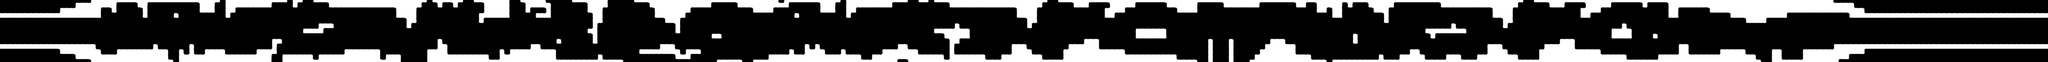

The image is a tile-based game level rendered from a .tmx file. Its description and source (layers, tilesets, objects; grid data summarised) follow:
An orthogonal 396x12 tile map with 64x64 px tiles, 1 tile layer (background) and 560 objects (spawn).

<map version="1.0" orientation="orthogonal" width="396" height="12" tilewidth="64" tileheight="64">
 <tileset firstgid="1" name="bords" tilewidth="64" tileheight="64" spacing="2" margin="2">
  <image source="bords-ipad.png" width="256" height="512" />
 </tileset>
 <layer name="background" width="396" height="12">
  <data>[4752 cells, 1996 non-empty, 13 distinct tile ids]</data>
 </layer>
 <objectgroup color="#a41d16" name="objets" width="396" height="12">
  <object name="spawn" x="194" y="325" />
 </objectgroup>
 <objectgroup name="box" width="396" height="12">
  <object x="1304" y="76">
   <polyline points="0,0 116,82" />
  </object>
  <object x="1427" y="157">
   <polyline points="0,0 22,-105" />
  </object>
  <object x="1446" y="40">
   <polyline points="0,0 243,2" />
  </object>
  <object x="1701" y="49">
   <polyline points="0,0 94,179" />
  </object>
  <object x="1799" y="230">
   <polyline points="0,0 37,-190" />
  </object>
  <object x="1216" y="613">
   <polyline points="0,0 32,20" />
  </object>
  <object x="1251" y="667">
   <polyline points="0,0 180,13" />
  </object>
  <object x="1442" y="680">
   <polyline points="0,0 11,-57" />
  </object>
  <object x="1454" y="613">
   <polyline points="0,0 619,1" />
  </object>
  <object x="1893" y="610">
   <polyline points="0,0 14,-61" />
  </object>
  <object x="1908" y="549">
   <polyline points="0,0 35,3" />
  </object>
  <object x="1943" y="552">
   <polyline points="0,0 26,79" />
  </object>
  <object x="2073" y="619">
   <polyline points="0,0 25,127" />
  </object>
  <object x="2111" y="742">
   <polyline points="0,0 28,18" />
  </object>
  <object x="2216" y="761">
   <polyline points="0,0 7,-153" />
  </object>
  <object x="2223" y="608">
   <polyline points="0,0 41,10" />
  </object>
  <object x="2268" y="628">
   <polyline points="0,0 11,54" />
  </object>
  <object x="2265" y="673">
   <polyline points="0,0 293,5" />
  </object>
  <object x="2356" y="549">
   <polyline points="0,0 -19,144" />
  </object>
  <object x="2361" y="547">
   <polyline points="0,0 36,9" />
  </object>
  <object x="2395" y="565">
   <polyline points="0,0 9,136" />
  </object>
  <object x="2537" y="617">
   <polyline points="0,0 -9,78" />
  </object>
  <object x="2540" y="617">
   <polyline points="0,0 115,-6" />
  </object>
  <object x="2651" y="611">
   <polyline points="0,0 126,5" />
  </object>
  <object x="2780" y="616">
   <polyline points="0,0 9,85" />
  </object>
  <object x="2780" y="673">
   <polyline points="0,0 407,3" />
  </object>
  <object x="1836" y="34">
   <polyline points="0,0 878,-5" />
  </object>
  <object x="2465" y="34">
   <polyline points="0,0 14,119" />
  </object>
  <object x="2480" y="154">
   <polyline points="0,0 178,0" />
  </object>
  <object x="2654" y="157">
   <polyline points="0,0 11,-139" />
  </object>
  <object x="2793" y="6">
   <polyline points="0,0 3,209" />
  </object>
  <object x="2801" y="222">
   <polyline points="0,0 180,-151" />
  </object>
  <object x="2935" y="90">
   <polyline points="0,0 412,2" />
  </object>
  <object x="3335" y="97">
   <polyline points="0,0 73,-78" />
  </object>
  <object x="3404" y="26">
   <polyline points="0,0 154,-16" />
  </object>
  <object x="3872" y="9">
   <polyline points="0,0 242,72" />
  </object>
  <object x="4094" y="83">
   <polyline points="0,0 812,12" />
  </object>
  <object x="3377" y="483">
   <polyline points="0,0 -16,135" />
  </object>
  <object x="3371" y="601">
   <polyline points="0,0 -188,14" />
  </object>
  <object x="3182" y="615">
   <polyline points="0,0 -14,77" />
  </object>
  <object x="3381" y="480">
   <polyline points="0,0 105,12" />
  </object>
  <object x="3486" y="492">
   <polyline points="0,0 -4,40" />
  </object>
  <object x="3482" y="531">
   <polyline points="0,0 -68,16" />
  </object>
  <object x="3431" y="530">
   <polyline points="0,0 -75,232" />
  </object>
  <object x="3505" y="684">
   <polyline points="0,0 -7,77" />
  </object>
  <object x="3504" y="683">
   <polyline points="0,0 54,-7" />
  </object>
  <object x="3559" y="675">
   <polyline points="0,0 309,1" />
  </object>
  <object x="2148" y="171">
   <polyline points="0,0 30,57" />
  </object>
  <object x="2150" y="169">
   <polyline points="0,0 59,2" />
  </object>
  <object x="2211" y="176">
   <polyline points="0,0 -24,52" />
  </object>
  <object x="3752" y="367">
   <polyline points="0,0 37,-12" />
  </object>
  <object x="3789" y="356">
   <polyline points="0,0 141,1" />
  </object>
  <object x="3932" y="357">
   <polyline points="0,0 22,-66" />
  </object>
  <object x="3956" y="291">
   <polyline points="0,0 153,-1" />
  </object>
  <object x="4112" y="291">
   <polyline points="0,0 17,16" />
  </object>
  <object x="4134" y="329">
   <polyline points="0,0 -12,20" />
  </object>
  <object x="4118" y="350">
   <polyline points="0,0 -109,4" />
  </object>
  <object x="4011" y="353">
   <polyline points="0,0 -10,56" />
  </object>
  <object x="3994" y="413">
   <polyline points="0,0 -229,1" />
  </object>
  <object x="3766" y="416">
   <polyline points="0,0 -15,-46" />
  </object>
  <object x="3869" y="683">
   <polyline points="0,0 12,53" />
  </object>
  <object x="3895" y="742">
   <polyline points="0,0 56,-10" />
  </object>
  <object x="3943" y="743">
   <polyline points="0,0 4,-64" />
  </object>
  <object x="3952" y="674">
   <polyline points="0,0 55,10" />
  </object>
  <object x="4009" y="681">
   <polyline points="0,0 194,-7" />
  </object>
  <object x="4211" y="676">
   <polyline points="0,0 52,2" />
  </object>
  <object x="4259" y="681">
   <polyline points="0,0 9,-67" />
  </object>
  <object x="4268" y="616">
   <polyline points="0,0 216,-6" />
  </object>
  <object x="4488" y="612">
   <polyline points="0,0 202,1" />
  </object>
  <object x="4694" y="618">
   <polyline points="0,0 21,147" />
  </object>
  <object x="4715" y="743">
   <polyline points="0,0 74,-11" />
  </object>
  <object x="4774" y="738">
   <polyline points="0,0 9,-62" />
  </object>
  <object x="4787" y="675">
   <polyline points="0,0 165,2" />
  </object>
  <object x="4956" y="680">
   <polyline points="0,0 7,80" />
  </object>
  <object x="5285" y="618">
   <polyline points="0,0 8,145" />
  </object>
  <object x="5288" y="619">
   <polyline points="0,0 17,-11" />
  </object>
  <object x="5304" y="609">
   <polyline points="0,0 116,5" />
  </object>
  <object x="5422" y="489">
   <polyline points="0,0 -11,147" />
  </object>
  <object x="5425" y="482">
   <polyline points="0,0 48,13" />
  </object>
  <object x="5473" y="493">
   <polyline points="0,0 18,61" />
  </object>
  <object x="5483" y="546">
   <polyline points="0,0 55,15" />
  </object>
  <object x="5533" y="561">
   <polyline points="0,0 14,154" />
  </object>
  <object x="6046" y="685">
   <polyline points="0,0 -518,-14" />
  </object>
  </objectgroup>
 <objectgroup color="#c8cd00" name="bonus" width="396" height="12">
  <!-- 51 objects omitted --></objectgroup>
 <objectgroup color="#2d7af1" name="obstacles" width="396" height="12">
  <!-- 17 objects omitted --></objectgroup>
</map>
<!-- 476 of 560 objects omitted -->